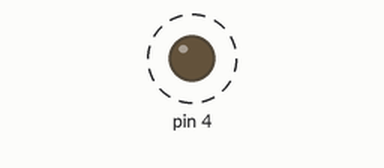
This sketch was run on a simulated Arduino Uno, built with avr-gcc and run on an emulated ATmega328P. Parts: output pins drawn as LEDs (lit = HIGH). Dashed ring = blinking. What the sketch prints to the serial monitor is not drawn.

Above: at 8.2 s.
Timing chart, 0 to 11.0 s (numbered marks = the images above):
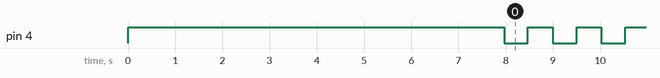

The sketch:

antMaster.ino
```cpp
#include <SoftwareSerial.h>
#include "ant_lib.h"

SoftwareSerial mySerial(2, 3);
AntMaster am(mySerial, 4);  // second argument is pin number for status LED

void setup()
{
  Serial.begin(57600);
  Serial.println("ant master config routine");

  am.config_loop();
}

void loop() // run over and over
{
  delay(500); am.ledon();
  am.sendHRM(3);  // send your data here
  delay(500); am.ledoff();
}
```

ant_lib.cpp
```cpp
/*
Author: JB Kim
Disclaimer: completely free, but use it at your own risk

Originally written for msp430, adopted for arduino/atmega168.
I really don't like Arduino IDE, but it has all the convenient libraries...
*/

#include <SoftwareSerial.h>
#include "Arduino.h"
#include "ant_lib.h"

// we pass by reference, but copies.. sigh.
AntMaster::AntMaster(SoftwareSerial& mySerial, uint8_t ledPin) :
  _swuart(mySerial),
  _ledPin(ledPin)
{
  _swuart.begin(4800);    // ant+ breakout is set at 4800 baud rate by default
  pinMode(_ledPin, OUTPUT);
}

void AntMaster::txMessage(uint8_t* message, uint8_t  messageSize)
{
  uint8_t i;

  txBufferPos   = 0;                       // set position to 0
  txBufferSize  = messageSize + 3;         // message plus syc, size and checksum
  txBuffer[0]   = 0xa4;                    // sync byte
  txBuffer[1]   = (uint8_t) messageSize - 1; // message size - command size (1)

  for(i=0; i<messageSize; i++)
    txBuffer[2+i] = message[i];

  // calculate the checksum
  for(i=0; i<txBufferSize - 1; ++i)
    txBuffer[txBufferSize - 1] = txBuffer[txBufferSize - 1] ^ txBuffer[i];


  // now send via UART
  for(i=0; i<txBufferSize; i++)
  {
    _swuart.write(txBuffer[i]);
    Serial.print(txBuffer[i], HEX);
    Serial.print(' ');
  }
  Serial.print('\n');
}


// Resets module
void AntMaster::reset()
{
  uint8_t msgbuf[2];
  msgbuf[0] = 0x4a; // ID Byte
  msgbuf[1] = 0x00; // Data Byte N (N=LENGTH)
  txMessage(msgbuf, 2);
}

// Assigns CH=0, CH Type=10(TX), Net#=0
void AntMaster::assignch()
{
  uint8_t msgbuf[4];
  msgbuf[0] = 0x42;
  msgbuf[1] = ANT_CH_ID;    // Channel ID, 0x00 for HRM, 0x01 for custom
  msgbuf[2] = ANT_CH_TYPE;  // CH Type
  msgbuf[3] = ANT_NET_ID;   // Network ID
  txMessage(msgbuf, 4);
}

// Assigns CH#, Device#=0000, Device Type ID=00, Trans Type=00
void AntMaster::setchid()
{
  uint8_t msgbuf[6];
  msgbuf[0] = 0x51;
  msgbuf[1] = ANT_CH_ID;      // Channel Number, 0x00 for HRM
  msgbuf[2] = ANT_DEV_ID1;    // Device Number LSB
  msgbuf[3] = ANT_DEV_ID2;    // Device Number MSB
  msgbuf[4] = ANT_DEV_TYPE;   // Device Type, 0x78 for HRM
  msgbuf[5] = ANT_TX_TYPE;
  txMessage(msgbuf, 6);
}

void AntMaster::setrf()
{
  uint8_t msgbuf[3];
  msgbuf[0] = 0x45;
  msgbuf[1] = (ANT_CH_FREQ & 0xFF00) >> 8;  // upper byte for RF freq
  msgbuf[2] = (ANT_CH_FREQ & 0xFF);         // lower byte for RF freq
  txMessage(msgbuf, 3);
}

void AntMaster::setchperiod()
{
  uint8_t msgbuf[3];
  msgbuf[0] = 0x43;
  msgbuf[1] = (ANT_CH_PER & 0xFF00) >> 8; // Ch period LSB
  msgbuf[2] = (ANT_CH_PER & 0xFF);        // Ch period MSB
  txMessage(msgbuf, 3);
}

// Opens CH 0
void AntMaster::opench()
{
  uint8_t msgbuf[2];
  msgbuf[0] = 0x4b;
  msgbuf[1] = 0x00;
  txMessage(msgbuf, 2);
}


// Sends 10 bytes of data that mimics HRM data trasmission
void AntMaster::sendHRM(uint8_t num)
{
  uint8_t msgbuf[10];
  msgbuf[0] = 0x4e;
  msgbuf[1] = 0x00;
  msgbuf[2] = 0x00;
  msgbuf[3] = 0x00;
  msgbuf[4] = 0x00;
  msgbuf[5] = 0x00;
  msgbuf[6] = 0x00;
  msgbuf[7] = 0x00;
  msgbuf[8] = 0x00;
  msgbuf[9] = num;
  txMessage(msgbuf, 10);
}

void AntMaster::ledon(void)
{
  digitalWrite(_ledPin, HIGH);
}

void AntMaster::ledoff(void)
{
  digitalWrite(_ledPin, LOW);
}

void AntMaster::config(uint8_t msec)
{
  ledon();

  reset();       delay(msec);
  assignch();    delay(msec);
  setrf();       delay(msec);
  setchperiod(); delay(msec);
  setchid();     delay(msec);
  opench();      delay(msec);

  ledoff();
}

void AntMaster::config_loop()
{
  uint8_t i;

  for(i=1; i<=20; i++)
  {
    config(5*i);
  }
}
```

ant_lib.h
```cpp
#ifndef _AntMaster_h
#define _AntMaster_h

#include <inttypes.h>
#include <SoftwareSerial.h>

#define ANT_CH_ID    0x00
#define ANT_CH_TYPE  0x10
#define ANT_NET_ID   0x00
#define ANT_DEV_ID1  0x00
#define ANT_DEV_ID2  0x00
#define ANT_DEV_TYPE 0x00
#define ANT_TX_TYPE  0x00
#define ANT_CH_FREQ  0x0039
#define ANT_CH_PER   0x1f86

// this PD4 pin on atmega168 maps to arduino's digital pin 4
// #define LEDBIT PD4

class AntMaster
{
public:
  AntMaster(SoftwareSerial& mySerial, uint8_t ledPin = 4);
  void reset(void);
  void assignch(void);
  void setrf(void);
  void setchperiod(void);
  void setchid(void);
  void opench(void);
  void sendHRM(uint8_t num);
  void config(uint8_t msec);
  void config_loop();
  void ledon();
  void ledoff();

private:
  SoftwareSerial _swuart;
  uint8_t _ledPin;
  uint8_t txBuffer[32];
  uint8_t txBufferSize;
  uint8_t txBufferPos;
  void txMessage(uint8_t* message, uint8_t  messageSize);
};

#endif
```

Measured:
- by itself, pin 4: alternates HIGH for 0.53 s and LOW for 0.50 s
